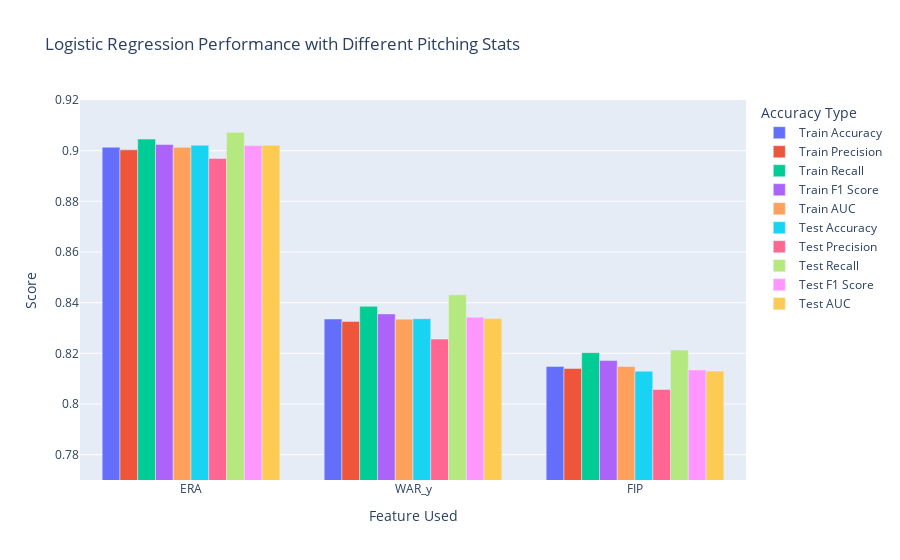

The notebook cell saved with this chart:
### Code cell
px.bar(df, x = 'Feature Used', y = df.drop(columns = ['Feature Used', 'Test Error', 'Train Error']).columns, title="Logistic Regression Performance with Different Pitching Stats",
            labels={ # replaces default labels by column name,
                'value': "Score", 'variable': 'Accuracy Type'}, barmode = 'group', range_y = [.77, .92])

### Figure 1 — Plotly figure (JSON) as saved in the notebook; plotly's stock layout.template omitted (floating-point values rounded to 4 significant figures)
{"data": [{"alignmentgroup": "True", "hovertemplate": "Accuracy Type=Train Accuracy<br>Feature Used=%{x}<br>Score=%{y}<extra></extra>", "legendgroup": "Train Accuracy", "marker": {"color": "#636efa", "pattern": {"shape": ""}}, "name": "Train Accuracy", "offsetgroup": "Train Accuracy", "orientation": "v", "showlegend": true, "textposition": "auto", "type": "bar", "x": ["ERA", "WAR_y", "FIP"], "xaxis": "x", "y": [0.9014, 0.8335, 0.8148], "yaxis": "y"}, {"alignmentgroup": "True", "hovertemplate": "Accuracy Type=Train Precision<br>Feature Used=%{x}<br>Score=%{y}<extra></extra>", "legendgroup": "Train Precision", "marker": {"color": "#EF553B", "pattern": {"shape": ""}}, "name": "Train Precision", "offsetgroup": "Train Precision", "orientation": "v", "showlegend": true, "textposition": "auto", "type": "bar", "x": ["ERA", "WAR_y", "FIP"], "xaxis": "x", "y": [0.9003, 0.8326, 0.814], "yaxis": "y"}, {"alignmentgroup": "True", "hovertemplate": "Accuracy Type=Train Recall<br>Feature Used=%{x}<br>Score=%{y}<extra></extra>", "legendgroup": "Train Recall", "marker": {"color": "#00cc96", "pattern": {"shape": ""}}, "name": "Train Recall", "offsetgroup": "Train Recall", "orientation": "v", "showlegend": true, "textposition": "auto", "type": "bar", "x": ["ERA", "WAR_y", "FIP"], "xaxis": "x", "y": [0.9046, 0.8386, 0.8203], "yaxis": "y"}, {"alignmentgroup": "True", "hovertemplate": "Accuracy Type=Train F1 Score<br>Feature Used=%{x}<br>Score=%{y}<extra></extra>", "legendgroup": "Train F1 Score", "marker": {"color": "#ab63fa", "pattern": {"shape": ""}}, "name": "Train F1 Score", "offsetgroup": "Train F1 Score", "orientation": "v", "showlegend": true, "textposition": "auto", "type": "bar", "x": ["ERA", "WAR_y", "FIP"], "xaxis": "x", "y": [0.9024, 0.8356, 0.8171], "yaxis": "y"}, {"alignmentgroup": "True", "hovertemplate": "Accuracy Type=Train AUC<br>Feature Used=%{x}<br>Score=%{y}<extra></extra>", "legendgroup": "Train AUC", "marker": {"color": "#FFA15A", "pattern": {"shape": ""}}, "name": "Train AUC", "offsetgroup": "Train AUC", "orientation": "v", "showlegend": true, "textposition": "auto", "type": "bar", "x": ["ERA", "WAR_y", "FIP"], "xaxis": "x", "y": [0.9013, 0.8335, 0.8148], "yaxis": "y"}, {"alignmentgroup": "True", "hovertemplate": "Accuracy Type=Test Accuracy<br>Feature Used=%{x}<br>Score=%{y}<extra></extra>", "legendgroup": "Test Accuracy", "marker": {"color": "#19d3f3", "pattern": {"shape": ""}}, "name": "Test Accuracy", "offsetgroup": "Test Accuracy", "orientation": "v", "showlegend": true, "textposition": "auto", "type": "bar", "x": ["ERA", "WAR_y", "FIP"], "xaxis": "x", "y": [0.9021, 0.8337, 0.813], "yaxis": "y"}, {"alignmentgroup": "True", "hovertemplate": "Accuracy Type=Test Precision<br>Feature Used=%{x}<br>Score=%{y}<extra></extra>", "legendgroup": "Test Precision", "marker": {"color": "#FF6692", "pattern": {"shape": ""}}, "name": "Test Precision", "offsetgroup": "Test Precision", "orientation": "v", "showlegend": true, "textposition": "auto", "type": "bar", "x": ["ERA", "WAR_y", "FIP"], "xaxis": "x", "y": [0.8969, 0.8256, 0.8057], "yaxis": "y"}, {"alignmentgroup": "True", "hovertemplate": "Accuracy Type=Test Recall<br>Feature Used=%{x}<br>Score=%{y}<extra></extra>", "legendgroup": "Test Recall", "marker": {"color": "#B6E880", "pattern": {"shape": ""}}, "name": "Test Recall", "offsetgroup": "Test Recall", "orientation": "v", "showlegend": true, "textposition": "auto", "type": "bar", "x": ["ERA", "WAR_y", "FIP"], "xaxis": "x", "y": [0.9072, 0.8431, 0.8213], "yaxis": "y"}, {"alignmentgroup": "True", "hovertemplate": "Accuracy Type=Test F1 Score<br>Feature Used=%{x}<br>Score=%{y}<extra></extra>", "legendgroup": "Test F1 Score", "marker": {"color": "#FF97FF", "pattern": {"shape": ""}}, "name": "Test F1 Score", "offsetgroup": "Test F1 Score", "orientation": "v", "showlegend": true, "textposition": "auto", "type": "bar", "x": ["ERA", "WAR_y", "FIP"], "xaxis": "x", "y": [0.902, 0.8343, 0.8134], "yaxis": "y"}, {"alignmentgroup": "True", "hovertemplate": "Accuracy Type=Test AUC<br>Feature Used=%{x}<br>Score=%{y}<extra></extra>", "legendgroup": "Test AUC", "marker": {"color": "#FECB52", "pattern": {"shape": ""}}, "name": "Test AUC", "offsetgroup": "Test AUC", "orientation": "v", "showlegend": true, "textposition": "auto", "type": "bar", "x": ["ERA", "WAR_y", "FIP"], "xaxis": "x", "y": [0.9022, 0.8337, 0.813], "yaxis": "y"}], "layout": {"barmode": "group", "legend": {"title": {"text": "Accuracy Type"}, "tracegroupgap": 0}, "title": {"text": "Logistic Regression Performance with Different Pitching Stats"}, "xaxis": {"anchor": "y", "domain": [0, 1], "title": {"text": "Feature Used"}}, "yaxis": {"anchor": "x", "domain": [0, 1], "range": [0.77, 0.92], "title": {"text": "Score"}}}}
